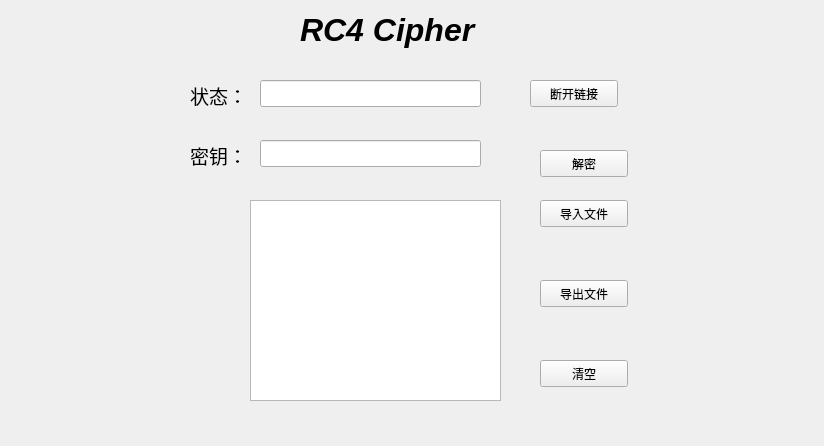
<?xml version="1.0" encoding="UTF-8"?>
<ui version="4.0">
 <class>RC4_jia</class>
 <widget class="QWidget" name="RC4_jia">
  <property name="geometry">
   <rect>
    <x>0</x>
    <y>0</y>
    <width>824</width>
    <height>446</height>
   </rect>
  </property>
  <property name="windowTitle">
   <string>Form</string>
  </property>
  <widget class="QPushButton" name="zero">
   <property name="geometry">
    <rect>
     <x>540</x>
     <y>360</y>
     <width>88</width>
     <height>27</height>
    </rect>
   </property>
   <property name="text">
    <string>清空</string>
   </property>
  </widget>
  <widget class="QPushButton" name="decrption">
   <property name="geometry">
    <rect>
     <x>540</x>
     <y>150</y>
     <width>88</width>
     <height>27</height>
    </rect>
   </property>
   <property name="text">
    <string>解密</string>
   </property>
  </widget>
  <widget class="QLineEdit" name="condition">
   <property name="geometry">
    <rect>
     <x>260</x>
     <y>80</y>
     <width>221</width>
     <height>27</height>
    </rect>
   </property>
  </widget>
  <widget class="QLabel" name="label_2">
   <property name="geometry">
    <rect>
     <x>190</x>
     <y>80</y>
     <width>61</width>
     <height>31</height>
    </rect>
   </property>
   <property name="text">
    <string>&lt;html&gt;&lt;head/&gt;&lt;body&gt;&lt;p&gt;&lt;span style=&quot; font-size:14pt;&quot;&gt;状态：&lt;/span&gt;&lt;/p&gt;&lt;/body&gt;&lt;/html&gt;</string>
   </property>
  </widget>
  <widget class="QLabel" name="label">
   <property name="geometry">
    <rect>
     <x>300</x>
     <y>10</y>
     <width>231</width>
     <height>41</height>
    </rect>
   </property>
   <property name="text">
    <string>&lt;html&gt;&lt;head/&gt;&lt;body&gt;&lt;p&gt;&lt;span style=&quot; font-size:24pt; font-weight:600; font-style:italic;&quot;&gt;RC4 Cipher&lt;/span&gt;&lt;/p&gt;&lt;/body&gt;&lt;/html&gt;</string>
   </property>
  </widget>
  <widget class="QLabel" name="label_3">
   <property name="geometry">
    <rect>
     <x>190</x>
     <y>140</y>
     <width>67</width>
     <height>31</height>
    </rect>
   </property>
   <property name="text">
    <string>&lt;html&gt;&lt;head/&gt;&lt;body&gt;&lt;p&gt;&lt;span style=&quot; font-size:14pt;&quot;&gt;密钥：&lt;/span&gt;&lt;/p&gt;&lt;/body&gt;&lt;/html&gt;</string>
   </property>
  </widget>
  <widget class="QPushButton" name="cut">
   <property name="geometry">
    <rect>
     <x>530</x>
     <y>80</y>
     <width>88</width>
     <height>27</height>
    </rect>
   </property>
   <property name="text">
    <string>断开链接</string>
   </property>
  </widget>
  <widget class="QLineEdit" name="keyword">
   <property name="geometry">
    <rect>
     <x>260</x>
     <y>140</y>
     <width>221</width>
     <height>27</height>
    </rect>
   </property>
  </widget>
  <widget class="QPushButton" name="outFile">
   <property name="geometry">
    <rect>
     <x>540</x>
     <y>280</y>
     <width>88</width>
     <height>27</height>
    </rect>
   </property>
   <property name="text">
    <string>导出文件</string>
   </property>
  </widget>
  <widget class="QPushButton" name="inFile">
   <property name="geometry">
    <rect>
     <x>540</x>
     <y>200</y>
     <width>88</width>
     <height>27</height>
    </rect>
   </property>
   <property name="text">
    <string>导入文件</string>
   </property>
  </widget>
  <widget class="QTextEdit" name="ciphertext">
   <property name="geometry">
    <rect>
     <x>250</x>
     <y>200</y>
     <width>251</width>
     <height>201</height>
    </rect>
   </property>
   <property name="styleSheet">
    <string notr="true">font: 13pt &quot;Cantarell&quot;;</string>
   </property>
  </widget>
 </widget>
 <resources/>
 <connections/>
</ui>
